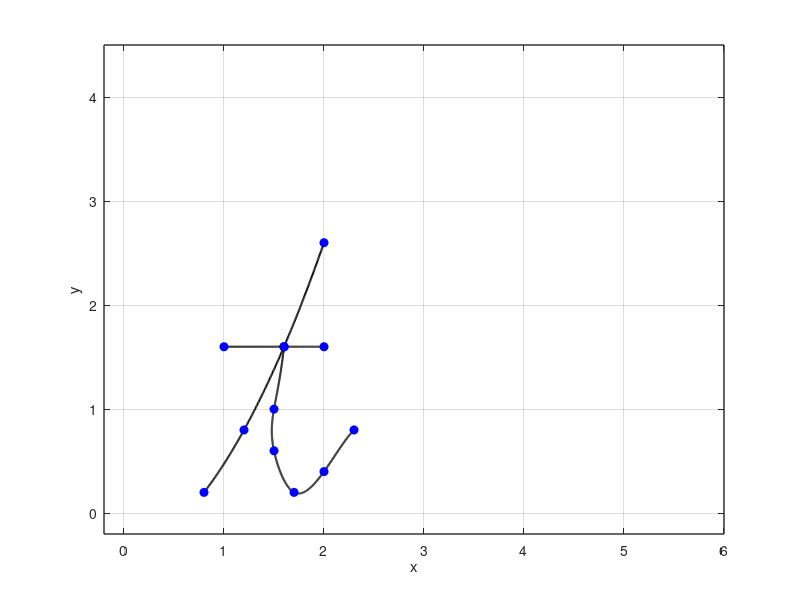

MATLAB code for this plot:
% cursive letter 't'

x = [1 1.6 2];
x1 = [2 1.6 1.2 0.8];
x2 = [1.6 1.5 1.5 1.7 2 2.3];
y = [1.6 1.6 1.6];
y1 = [2.6 1.6 0.8 0.2];
y2 = [1.6 1 0.6 0.2 0.4 0.8];

n = length(x);
m = length(x1);
p = length(x2);
t = 0:n-1;
s = 0:m-1;
q = 0:p-1;
tt = 0:0.01:n-1;
ss = 0:0.01:m-1;
qq = 0:0.01:p-1;

xx = spline(t, x, tt);
x1x1 = spline(s, x1, ss);
x2x2 = spline(q, x2, qq);
yy = spline(t, y, tt);
y1y1 = spline(s, y1, ss);
y2y2 = spline(q, y2, qq);

figure(1)
plot(xx, yy, 'k', 'LineWidth', 1.5)
hold on
plot(x1x1, y1y1, 'k', 'LineWidth', 1.5)
hold on
plot(x2x2, y2y2, 'k', 'LineWidth', 1.5)
hold on
plot(x, y, 'bo', 'MarkerFaceColor', 'b')
axis([-0.2 6 -0.2 4.5])
grid on
plot(x1, y1, 'bo', 'MarkerFaceColor', 'b')
axis([-0.2 6 -0.2 4.5])
grid on
plot(x2, y2, 'bo', 'MarkerFaceColor', 'b')
axis([-0.2 6 -0.2 4.5])
grid on
xlabel('x')
ylabel('y')
set(gca, 'FontSize', 10, 'LineWidth', 1)
grid on